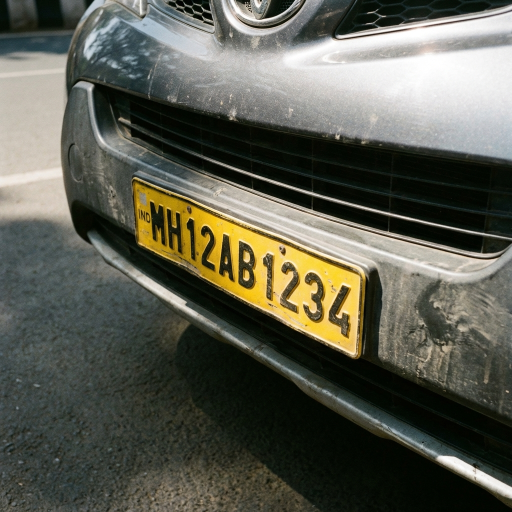
#> input picture generated_plate.png, 1024 x 1024 px (shown at 1/2 size)
$ python -i utils.py   (imports and definitions only)
#> lines starting #> are read from the running program, lines starting #| are printed output that depends on the picture; after the words box and inside, x2 and y2 are one past the last pixel; in counts of white or black regions, pixels touching at a corner belong together
#> further down, picture is the input picture: shape (1024, 1024, 3); mean B, G, R 80.5, 92.6, 91.9
"""
Utility functions for the Number Plate Recognition System
"""

import cv2
import numpy as np
import re
import os
from datetime import datetime
from config import (
    INDIAN_PLATE_PATTERNS,
    OUTPUT_DIR,
    SAVE_DETECTED_PLATES,
    LOG_DETECTIONS
)


# [144 lines left out: functions validate_plate_text, is_valid_contour, save_plate_image, log_detection, not called in this run]


def warp_plate(plate_img):
    """
    Straighten a slanted plate image using perspective transform
    """
    gray = cv2.cvtColor(plate_img, cv2.COLOR_BGR2GRAY)
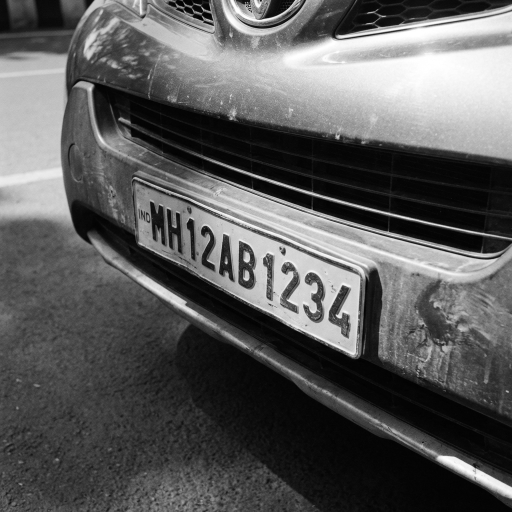
#> gray: shape (1024, 1024) (shown at 1/2 size); min 0, max 255, mean 91
    blur = cv2.GaussianBlur(gray, (5, 5), 0)
    edges = cv2.Canny(blur, 50, 150)
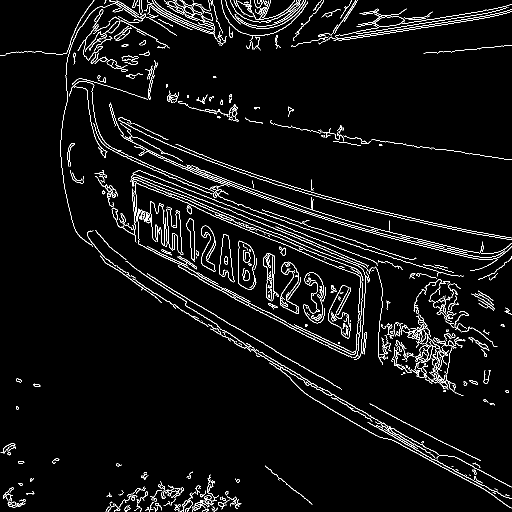
#> edges: shape (1024, 1024) (shown at 1/2 size); 4.2% white in thin lines or dots

    # Find contours
    contours, _ = cv2.findContours(edges, cv2.RETR_EXTERNAL, cv2.CHAIN_APPROX_SIMPLE)
#> contours = 510 contours, 351 with area under 20; largest, box (x1, y1, x2, y2) and area: (526, 506, 558, 603) 1430, (402, 451, 432, 544) 1242, (331, 0, 428, 52) 458, (515, 706, 1024, 1017) 313, (261, 348, 737, 719) 292
    if not contours: return plate_img

    # Find largest quadrilateral
    contours = sorted(contours, key=cv2.contourArea, reverse=True)[:5]
#> contours = 5 contours; box (x1, y1, x2, y2) and area: (526, 506, 558, 603) 1430, (402, 451, 432, 544) 1242, (331, 0, 428, 52) 458, (515, 706, 1024, 1017) 313, (261, 348, 737, 719) 292
    screen_cnt = None

    for c in contours:
        peri = cv2.arcLength(c, True)
        approx = cv2.approxPolyDP(c, 0.02 * peri, True)
        if len(approx) == 4:
            screen_cnt = approx
            break
#> this loop made 5 passes
#> peri on passes 1, 2, 3, 5: 269.3, 358.4, 574.5, 4044
#> (peri, approx) on pass 4: (1429.2, [[515, 706], [1023, 1016]])

    if screen_cnt is None: return plate_img

    # Order points: top-left, top-right, bottom-right, bottom-left
    pts = screen_cnt.reshape(4, 2)
    rect = np.zeros((4, 2), dtype="float32")

    s = pts.sum(axis=1)
    rect[0] = pts[np.argmin(s)]
    rect[2] = pts[np.argmax(s)]

    diff = np.diff(pts, axis=1)
    rect[1] = pts[np.argmin(diff)]
    rect[3] = pts[np.argmax(diff)]

    (tl, tr, br, bl) = rect

    # Width of new image
    widthA = np.sqrt(((br[0] - bl[0]) ** 2) + ((br[1] - bl[1]) ** 2))
    widthB = np.sqrt(((tr[0] - tl[0]) ** 2) + ((tr[1] - tl[1]) ** 2))
    maxWidth = max(int(widthA), int(widthB))

    # Height of new image
    heightA = np.sqrt(((tr[0] - br[0]) ** 2) + ((tr[1] - br[1]) ** 2))
    heightB = np.sqrt(((tl[0] - bl[0]) ** 2) + ((tl[1] - bl[1]) ** 2))
    maxHeight = max(int(heightA), int(heightB))

    # Destination points
    dst = np.array([
        [0, 0],
        [maxWidth - 1, 0],
        [maxWidth - 1, maxHeight - 1],
        [0, maxHeight - 1]], dtype="float32")

    # Warp
    M = cv2.getPerspectiveTransform(rect, dst)
    warped = cv2.warpPerspective(plate_img, M, (maxWidth, maxHeight))

    return warped

def enhance_plate_image(plate_img):
    """
    Preprocess plate image for OCR
    """
    # Try to straighten the plate first
    try:
        # Only warp if image is large enough
        if plate_img.shape[0] > 50 and plate_img.shape[1] > 100:
            warped = warp_plate(plate_img)
            # Check if warp result is valid
            if warped.shape[0] > 20 and warped.shape[1] > 50:
                plate_img = warped
    except:
        pass # Fallback

    # Resize to standard size (improves OCR)
    plate_img = cv2.resize(plate_img, (400, 100))
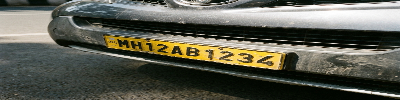
#> plate_img: shape (100, 400, 3); mean B, G, R 80.3, 92.5, 91.8

    # Convert to grayscale
    gray = cv2.cvtColor(plate_img, cv2.COLOR_BGR2GRAY)
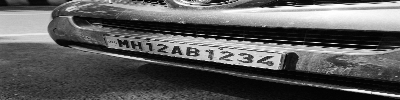
#> gray: shape (100, 400); min 0, max 255, mean 90.9

    # Apply bilateral filter (preserves edges while removing noise)
    filtered = cv2.bilateralFilter(gray, 11, 17, 17)

    # Apply adaptive thresholding (Pure Black & White)
    thresh = cv2.adaptiveThreshold(
        filtered,
        255,
        cv2.ADAPTIVE_THRESH_GAUSSIAN_C,
        cv2.THRESH_BINARY,
        11,
        2
    )
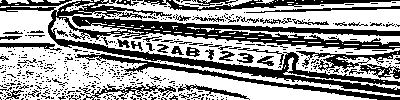
#> thresh: shape (100, 400); 59.4% white; 494 black regions (445 under 20 px), largest, box (x1, y1, x2, y2) and area: (0, 0, 400, 95) 8152, (75, 54, 400, 100) 1433, (141, 0, 400, 11) 1008

    return thresh


# [60 lines left out: function draw_plate_info, not called in this run]


class PlateHistory:
    """
    Maintains history of detected plates to avoid flickering
    """
    # [45 lines left out: functions __init__, add_detection, get_stable_plate, reset, not called in this run]

>>> import cv2
>>> picture = cv2.imread('generated_plate.png')
>>> result = enhance_plate_image(picture)
